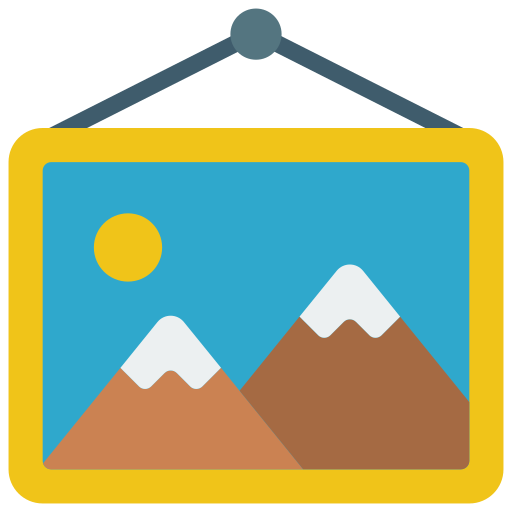
#> input picture Photo_Frame/picture.png, 512 x 512 px
$ python -i main.py   (imports and definitions only)
#> lines starting #> are read from the running program, lines starting #| are printed output that depends on the picture
import pygame
import sys
from PIL import Image, ExifTags

# Ensure an image path is provided
# [4 lines not run here, left out]

# Get image path from command-line arguments
image_path = sys.argv[1]

# Initialize Pygame
# [2 lines not run here, left out]

# Set the screen dimensions
WIDTH, HEIGHT = 1024, 600
# [1 line that did not run here, left out]

# Load and correct image orientation using Pillow (PIL)
def load_corrected_image(image_path):
#> called with image_path = 'picture.png'
    image = Image.open(image_path)
#> image is the input picture: PIL image 512x512 RGBA; mean R, G, B, A 106.5, 122, 88, 187.9

    try:
        for tag in ExifTags.TAGS:
            if ExifTags.TAGS[tag] == "Orientation":
                orientation_tag = tag
                break
        exif = image._getexif()
        if exif and orientation_tag in exif:
            orientation = exif[orientation_tag]

            # Rotate based on EXIF orientation
            if orientation == 3:
                image = image.rotate(180, expand=True)
            elif orientation == 6:
                image = image.rotate(270, expand=True)
            elif orientation == 8:
                image = image.rotate(90, expand=True)

    except (AttributeError, KeyError, IndexError):
        pass  # No EXIF data or orientation tag found

    return image

# Load image with rotation correction
image = load_corrected_image(image_path)

# Convert PIL image to Pygame surface
image = image.convert("RGB")  # Ensure compatibility
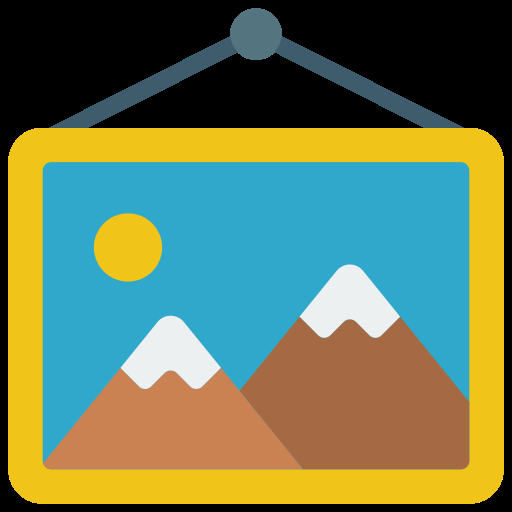
#> image: PIL image 512x512 RGB; mean R, G, B 106.5, 122, 88
image_surface = pygame.image.fromstring(image.tobytes(), image.size, image.mode)

# Calculate scale factors for both width and height
# [1 line that did not run here, left out]

# Scale the image
# [1 line that did not run here, left out]
# [1 line that did not run here, left out]
# [1 line that did not run here, left out]

# Center the image
# [1 line that did not run here, left out]
# [1 line that did not run here, left out]

# Run the main loop
running = True
# [12 lines not run here, left out]

>>> result = load_corrected_image('picture.png')
